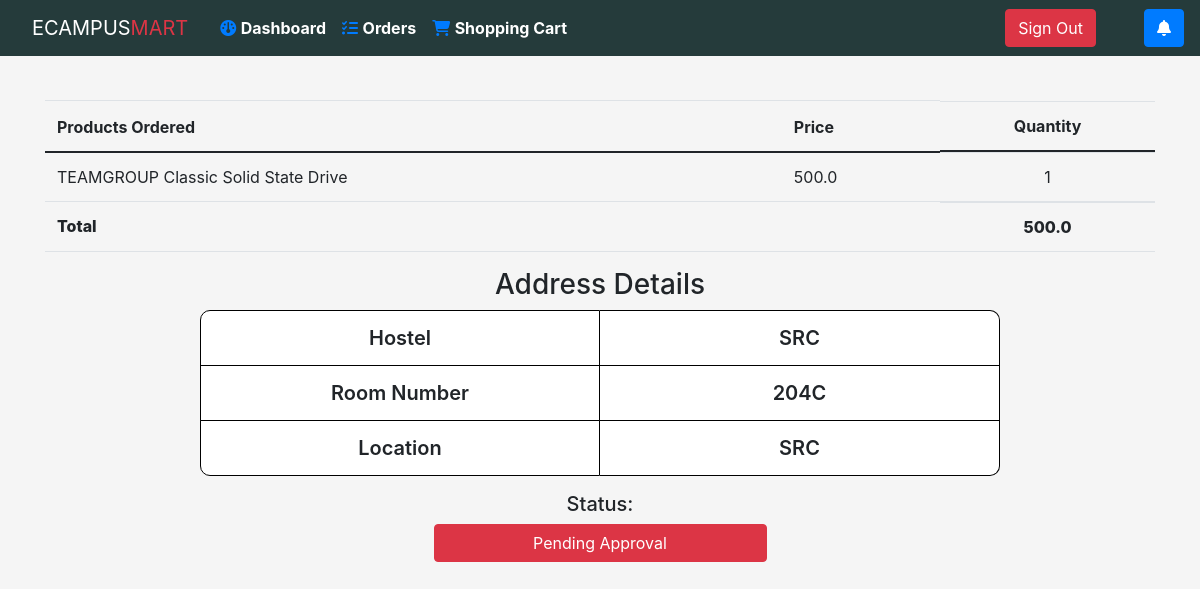
/Farouq/orders/44 (signed in), run on the app's committed database.
### main/models.py (models this page shows, shortened)
class ProductOrder(models.Model):
    product = models.ForeignKey(
        Product, on_delete=models.CASCADE, related_name='orders')
    quantity = models.IntegerField('Quantity required')
    cart = models.ForeignKey(
        'Cart', on_delete=models.SET_NULL, null=True, related_name='products')

class Product(models.Model):
    store = models.ForeignKey(
        Store, on_delete=models.CASCADE, related_name='products')
    name = models.CharField(max_length=200)
    price = models.FloatField(null=True, blank=True)
    image = models.ImageField(upload_to='images/', null=True)
    image_2 = models.ImageField(upload_to='images/', null=True, blank=True)
    image_3 = models.ImageField(upload_to='images/', null=True, blank=True)
    image_4 = models.ImageField(upload_to='images/', null=True, blank=True)
    image_5 = models.ImageField(upload_to='images/', null=True, blank=True)
    image_6 = models.ImageField(upload_to='images/', null=True, blank=True)
    description = models.TextField(null=True, blank=True)
    stock = models.IntegerField(null=True, blank=True)
    product_details = models.JSONField(null=True, blank=True)

### main/views.py (the view, shortened to what this page needs)
# urls.py: path('<str:username>/orders/<int:pk>', views.order, name='order'),
def order(request, username, pk):
    try:
        order = request.user.orders_placed.get(id=pk)
    except:
        return HttpResponseRedirect(request.META.get("HTTP_REFERER"))
    context = {
        "order": order,
        "cart_price": order.calc_price(),
        "hostel": order.location_details["hostel"],
        "room_number": order.location_details["room_number"],
        "location": order.location_details["hostel"],
    }
    return render(request, "main/order.html", context)

### main/models.py (called while the page is built)
    def get_pending_deliveries_count(self):
        return len([order for order in self.orders_placed.all() if order.get_status() == 'Approved, Pending Delivery' ])

    def get_new_notifications(self):
        return self.notifications.filter(is_read=False)

    def get_status(self):
        if self.delivery_date is None:
            return 'Pending Approval'
        elif self.delivery_date is not None and not self.is_completed():
            return 'Approved, Pending Delivery'
        elif self.is_completed():
            return 'Completed'

    def calc_price(self):
        total = 0
        for product in self.products_ordered.all():
            if product.product.price is not None:
                total += float(product.product.price)*product.quantity
        return total

### main/templates/main/order.html (shortened to what this page needs)
{% extends 'main/base.html' %}
{% block content %}
<div class="container">
  <table class="table">
    <thead>
      <tr>
        <th scope="col">Products Ordered</th>
        <th scope="col">Price</th>
        <th style="display: flex; justify-content: center;"scope="col">Quantity</th>
      </tr>
    </thead>
    <tbody>
      {% for product in order.products_ordered.all %}
      <tr>
        <td>{{product.product.name}}</td>
        <td>{{product.product.price}}</td>
        <td style="display: flex; justify-content: center;">{{product.quantity}}</td>
      </tr>
      {% endfor %}
      <tr>
        <td style="font-weight: 800;">Total</td>
        <td></td>
        <td style="font-weight: 800;display: flex; justify-content: center;">{{cart_price}}</td>
      </tr>
    </tbody>
  </table>
  <h3 class="text-center">Address Details</h3>
<div class="pairPar" >
  <ul class="list-group list-group-horizontal" >
    <li style="border-radius: 0;border-top-left-radius: 10px;" class="list-group-item fixed-width text-center">Hostel</li>
    <li  style="border-radius: 0;border-top-right-radius: 10px;" class="list-group-item fixed-width text-center">{{hostel}}</li>
  </ul>
  <ul class="list-group list-group-horizontal">
    <li style="margin-top: -1px; border-radius: 0;" class="list-group-item fixed-width text-center">Room Number</li>
    <li style="margin-top: -1px; border-radius: 0;" class="list-group-item fixed-width text-center">{{room_number}}</li>
  </ul>
  {% if location %}
  <ul  class="list-group list-group-horizontal">
    <li style="margin-top: -1px; border-radius: 0;" class="list-group-item fixed-width text-center">Location</li>
    <li style="margin-top: -1px; border-radius: 0;" class="list-group-item fixed-width text-center">{{location}}</li>
  </ul>
  {% endif %}
</div>
<div style="display: flex;justify-content: center;flex-direction: column;align-items: center;">
<h5 class="mt-3 text-center">Status: </h5>
<div style="display: flex;justify-content: center;flex-direction: column;width: 30%;">
  {% if order.delivery_date is not None %}
  <div class="btn btn-info">Approved, Pending Delivery</div>
  {% elif order.completed %}
  <div class="btn btn-success">Completed &checkmark;</div>
  {% else %}
  <div class="btn btn-danger">Pending Approval</div>
  {% endif %}
</div>
{% endblock content %}

### main/templates/main/order.html (style rules this page uses)
.pairPar { display: flex; flex-direction: column; justify-content: center; align-items: center; color: white; }
.fixed-width { width: 400px; background-color: white; border: 1px solid rgb(0, 0, 0); font-weight: 600; font-size: 20px; }

### data on the page
ProductOrder: product.name "TEAMGROUP Classic Solid State Drive", product.price "500.0", quantity "1"

### other printed values
{{ cart_price }} "500.0"
{{ hostel }} "SRC"
{{ room_number }} "204C"
{{ location }} "SRC"
